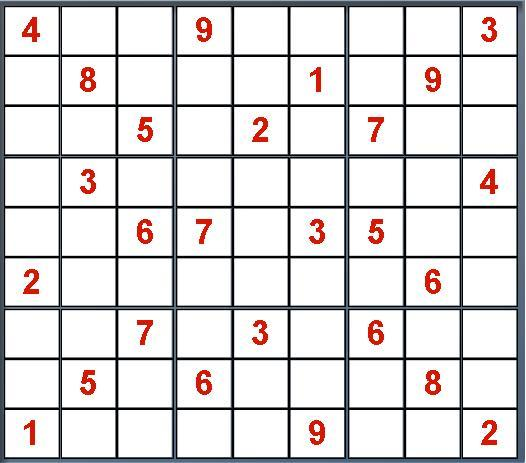
#> input picture 21-Hough直线变换/1-opencv中的霍夫变换/dave.png, 526 x 463 px
$ python hough.py
#> lines starting #> are read from the running program, lines starting #| are printed output that depends on the picture; after the words box and inside, x2 and y2 are one past the last pixel; in counts of white or black regions, pixels touching at a corner belong together
'''
函数：cv2.HoughLines()返回值就是(ρ,θ)，ρ的单位是像素，θ的单位是弧度。
参数1：二值化图像
参数2：ρ的精确度
参数3：θ的精确度
参数4：阈值，只有累加其中的值高于阈值时才被认为是条直线
'''

import cv2
import numpy as np
import matplotlib.pyplot as plt

img = cv2.imread('dave.png')
#> img is the input picture: shape (463, 526, 3); mean B, G, R 216.3, 215.9, 218.4
gray = cv2.cvtColor(img,cv2.COLOR_BGR2GRAY)
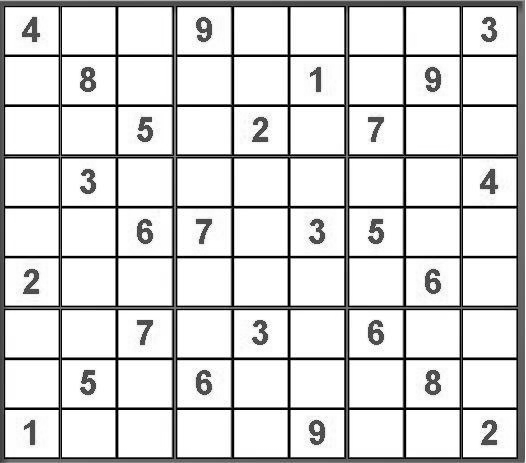
#> gray: shape (463, 526); min 0, max 255, mean 216.7
edges = cv2.Canny(gray,50,150,apertureSize = 3)
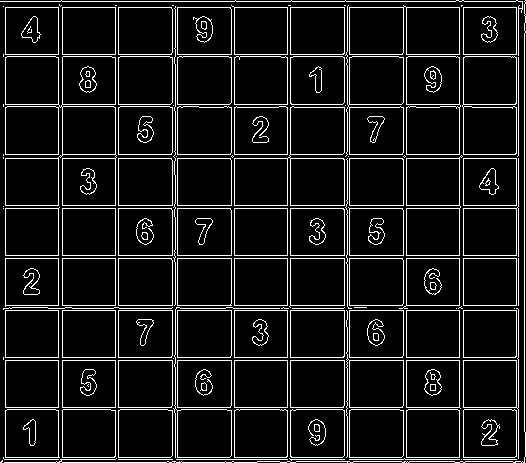
#> edges: shape (463, 526); 9.4% white in thin lines or dots

lines = cv2.HoughLines(edges,1,np.pi / 180,200)
#> lines = 44 rows, first 8: [1, 1.57], [459, 1.57], [205, 1.57], [255, 1.57], [310, 1.57], [360, 1.57], [7, 1.57], [305, 1.57]
for rho,theta in lines[0]:
    a = np.cos(theta)
    b = np.sin(theta)

    x0 = a * rho
    y0 = b * rho
    x1 = int(x0 + 1000 * (-b))
    y1 = int(y0 + 1000 * (a))
    x2 = int(x0 - 1000 * (-b))
    y2 = int(y0 - 1000 * (a))

    cv2.line(img,(x1,y1),(x2,y2),(255,0,0),5)
#> this loop made 1 pass
#> (rho, theta, b, x0, y0, x1, y1, x2) on pass 1: (1, 1.57, 1, -4.37e-08, 1, -1000, 0, 999)
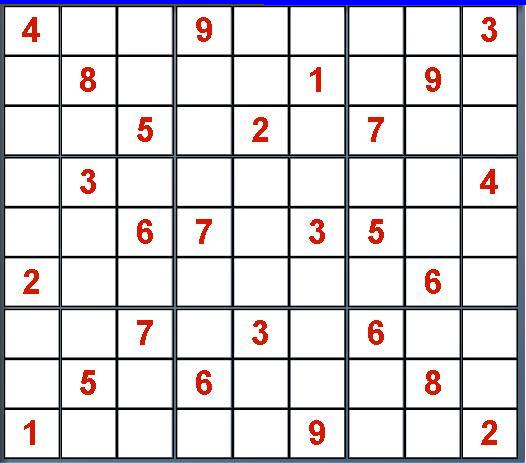
#> img: shape (463, 526, 3); 0.97% of pixels changed, all inside (x1, y1, x2, y2) = (0, 0, 526, 5)

plt.imshow(img)
plt.show()
